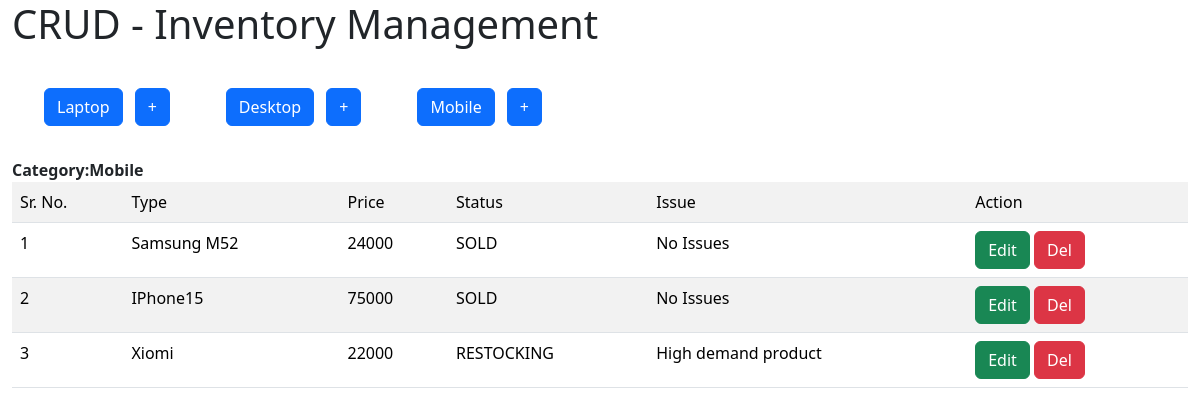
The app's page /inventory/display_mobiles, older data.
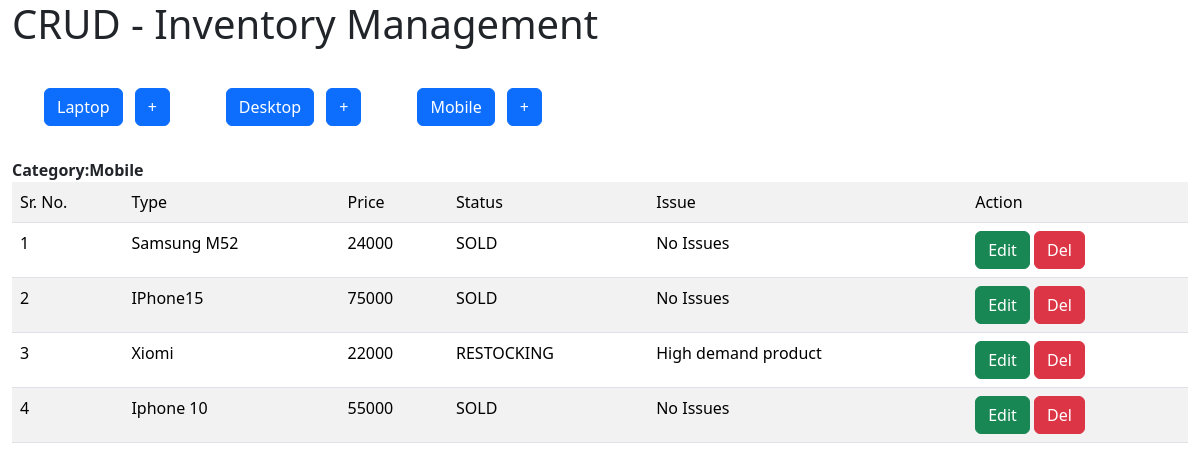
The same page, newer data.
### Inventory/models.py (models this page shows, shortened)
class Device(models.Model):
    type = models.CharField(max_length=200, blank=False)
    price = models.IntegerField()
    choices = (
        ('AVAILABLE','Ready to Purchase'),
        ('SOLD','Item Sold'),
        ('RESTOCKING','Restocking in few days')
    )
    status = models.CharField(max_length=20, choices=choices, default="SOLD" )
    issues = models.CharField(max_length=100,default="No Issues")
    class Meta:
        abstract = True

class Mobile(Device):
    pass

### Inventory/views.py (the view)
# urls.py: path('display_mobiles',views.display_mobiles,name="display_mobiles"),
def display_mobiles(request):
    items = Mobile.objects.all()
    return render(request, 'index.html', context={'items':items, 'title':'Mobile'})

### Inventory/templates/index.html
{% extends "base.html" %}
{% block start %}
<div class="container-fluid">
  <div class="row">
    <div class="col">
      <h1>CRUD - Inventory Management </h1>
    </div>
  </div>
  <div class="row">
    <div class="col">
        <div class="float-start m-4">
            <a href="{% url 'display_laptops' %}" class="btn btn-primary m-2">Laptop</a>
            <a href="{% url 'add_laptop' %}" class="btn btn-primary">+</a>
        </div>
        <div class="float-start m-4">
            <a href="{% url 'display_desktops' %}" class="btn btn-primary m-2">Desktop</a>
            <a href="{% url 'add_desktop' %}" class="btn btn-primary">+</a>
        </div>
        <div class="float-start m-4">
            <a href="{% url 'display_mobiles' %}" class="btn btn-primary m-2">Mobile</a>
            <a href="{% url 'add_mobile' %}" class="btn btn-primary">+</a>
        </div>
    </div>
  </div>
  <div class="row">
    <div class="col">
      <strong>Category:{{title}}</strong>
      <table class="table table-striped table-hover">
        <tr>
          <td>Sr. No.</td>
          <td>Type</td>
          <td>Price</td>
          <td>Status</td>
          <td>Issue</td>
          <td>Action</td>
        </tr>
        {% for item in items %}
        <tr>
          <td>{{item.pk}}</td>
          <td>{{item.type}}</td>
          <td>{{item.price}}</td>
          <td>{{item.status}}</td>
          <td>{{item.issues}}</td>
          <td>
            {% if title == 'Laptop' %}
            <a href="{% url 'edit_laptop' item.id %}" class="btn btn-success">Edit</a>
            <a href="{% url 'delete_laptop' item.id %}" class="btn btn-danger">Del</a>
            {% elif title == 'Desktop' %}
             <a href="{% url 'edit_desktop' item.pk %}" class="btn btn-success">Edit</a>
            <a href="#" class="btn btn-danger">Del</a>
            {% else %}
            <a href="{% url 'edit_mobile' item.pk %}" class="btn btn-success">Edit</a>
            <a href="#" class="btn btn-danger">Del</a>
            {% endif %}
          </td>
        </tr>
        {% endfor %}
      </table>
    </div>
  </div>
</div>
{% endblock %}

Row changes from the older to the newer data that the page shows:
added Mobile: pk "4", type "Iphone 10", price "55000", status "SOLD", issues "No Issues"
